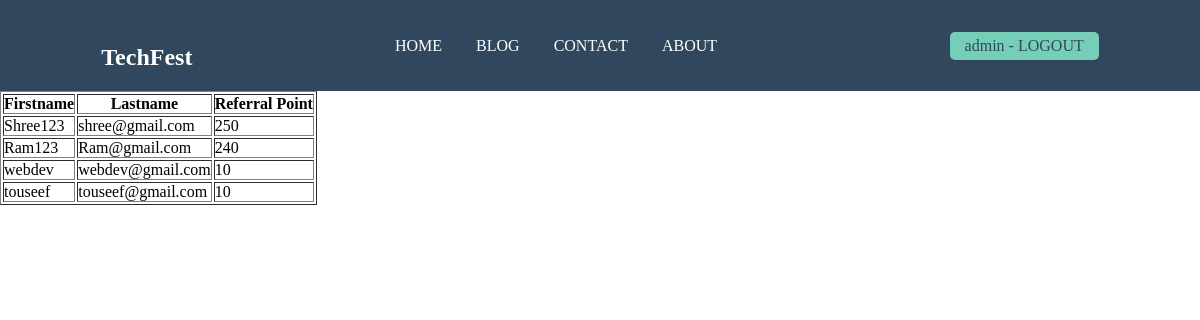
The page /admin1.php (signed in) on the database its author committed.
### tables this page shows
CREATE TABLE `registered_users` (
  `full_name` varchar(100) NOT NULL,
  `username` varchar(100) NOT NULL,
  `email` varchar(100) NOT NULL,
  `password` varchar(100) NOT NULL,
  `referral_code` varchar(200) NOT NULL,
  `referral_point` int(200) NOT NULL DEFAULT 0
);

### admin1.php (the view, shortened to what this page needs)
<?php
  require('connection.php');
?>
<!DOCTYPE html>
<html lang="en">
<head>
  <link rel="stylesheet" href="style.css">
</head>
<body>
  <header>
    <h2>TechFest</h2>
    <nav>
      <a href="index.php">HOME</a>
      <a href="#">BLOG</a>
      <a href="#">CONTACT</a>
      <a href="#">ABOUT</a>
    </nav>
    <?php
      if(isset($_SESSION['logged_in']) && $_SESSION['logged_in']==true)
      {
        echo"
          <div class='user'>
            $_SESSION[username] - <a href='logout.php'>LOGOUT</a>
          </div>
        ";
      }
      else
      {
        echo"
          <div class='sign-in-up'>
          </div>
        ";
      }
    ?>
  </header>
  <?php
    if(isset($_SESSION['logged_in']) && $_SESSION['logged_in']==true)
    {
    $query="SELECT * FROM `registered_users` order by referral_point DESC";
    $result=mysqli_query($con,$query);
echo "<table border='1'>
<tr>
<th>Firstname</th>
<th>Lastname</th>
<th>Referral Point</th>
</tr>";
while($row = mysqli_fetch_array($result))
{
echo "<tr>";
echo "<td>" . $row['username'] . "</td>";
echo "<td>" . $row['email'] . "</td>";
echo "<td>" . $row['referral_point'] . "</td>";
echo "</tr>";
}
echo "</table>";
    }
  ?>
</body>
</html>

### style.css (style rules this page uses)
* { margin: 0; padding: 0; box-sizing: border-box; text-decoration: none; font-family: poppins; }
header { display: flex; flex-direction: row; align-items: center; justify-content: space-around; background-color: #30475e; color: white; padding: 20px 0; }
header nav a { color: white; margin-right: 30px; font-weight: 500; }
div.user { color: #30475e; background-color: #75cfb8; padding: 5px 15px; border-radius: 5px; font-weight: 500; }
div.user a { color: #30475e; }
h2 { padding-top: 1.5rem; }
a { color: #333; }

### rows shown on the page
registered_users: username "Shree123", email "shree@gmail.com", referral_point "250"
registered_users: username "Ram123", email "Ram@gmail.com", referral_point "240"
registered_users: username "webdev", email "webdev@gmail.com", referral_point "10"
registered_users: username "touseef", email "touseef@gmail.com", referral_point "10"

### other values the page prints
$_SESSION[username] "admin"
